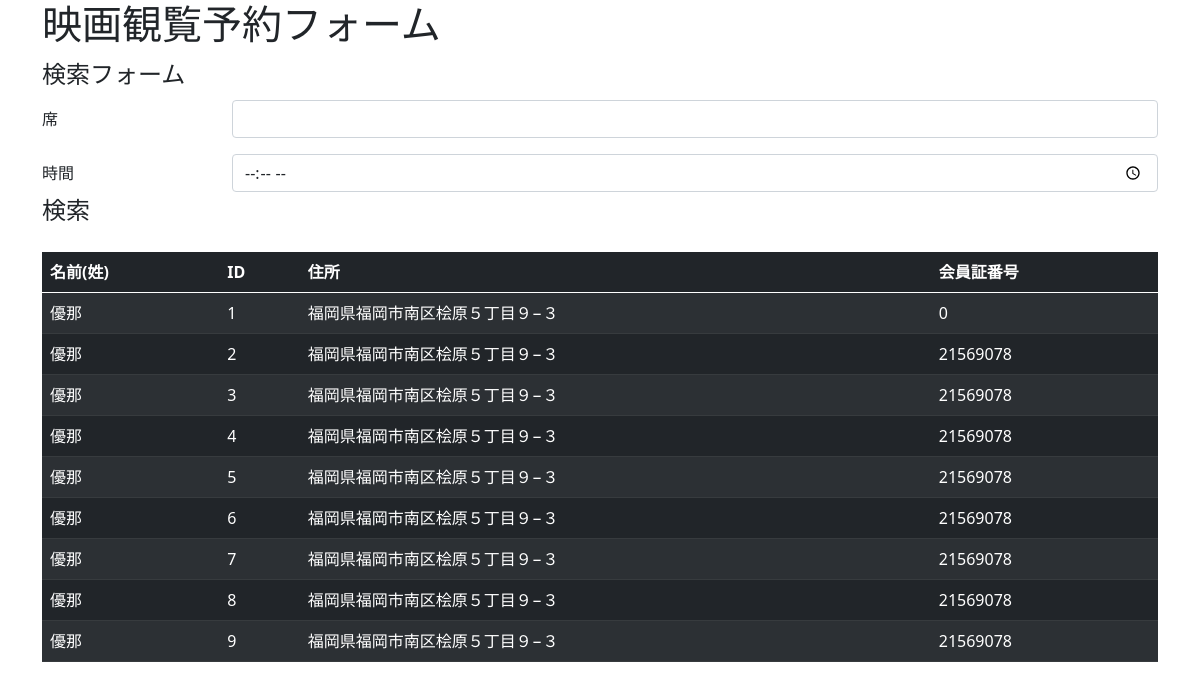
Page /list.php on the committed database.
### tables this page shows
CREATE TABLE `form` (
  `id` int(11) NOT NULL,
  `created_at` datetime NOT NULL DEFAULT CURRENT_TIMESTAMP,
  `last_name` varchar(128) NOT NULL,
  `first_name` varchar(128) NOT NULL,
  `last_name_kana` varchar(128) NOT NULL,
  `first_name_kana` varchar(128) NOT NULL,
  `address` varchar(128) NOT NULL,
  `tel` int(128) NOT NULL,
  `number_1` int(128) NOT NULL,
  `number_2` int(128) NOT NULL,
  `time` time NOT NULL,
  `text1` int(128) NOT NULL
);

### src/list.php (the view, shortened to what this page needs)
<?php
extract($_POST);
$errors = [];
$db_host = 'localhost';
$db_user = 'root';
$db_password = 'root';
$db_db = 'test';
$mysqli = @new mysqli(
    $db_host,
    $db_user,
    $db_password,
    $db_db
);
if ($mysqli->connect_error) {
    $errors[] = "[{$mysqli->connect_errno}]::MySQLのエラーです";
} else {
    $query  = "SELECT * FROM form";
    $stmt   = $mysqli->prepare($query);
    try {
        $stmt->execute();
        $rows = [];
        $result = $stmt->get_result();
        while ($row = $result->fetch_array(MYSQLI_ASSOC)) {
            $rows[] = $row;
        }
    } catch (Exception $e) {
        $errors[] = "[99999]::{$e->getMessage()}";
    }
}
?>
<!doctype html>
<html lang="en">
<head>
    <link href="https://cdn.jsdelivr.net/npm/bootstrap@5.0.2/dist/css/bootstrap.min.css" rel="stylesheet">
</head>
<body>
    <div class="container">
        <h1>映画観覧予約フォーム</h1>
        <form method="post" action="list.php">
            <legend>検索フォーム</legend>
            <div class="mb-3 row">
                <label for="number_2" class="col-sm-2 col-form-label">席</label>
                <div class="col-sm-10">
                <input type="number" name="number_2" class="form-control" id="number_2">
                </div>
            </div>
            <div class="mb-3 row">
                <label for="time" class="col-sm-2 col-form-label">時間</label>
                <div class="col-sm-10">
                <input type="time" name="time" class="form-control" id="time">
            </div>
            <legend>検索</legend>
      </div>
        </form>
        <?php if (empty($errors)) { ?>
            <table class="table table-dark table-striped">
                <thead>
                    <tr>
                        <th>名前(姓)</th>
                        <th>ID</th>
                        <th>住所</th>
                        <th>会員証番号</th>
                    </tr>
                </thead>
                <tbody>
                    <?php foreach ($rows as $row) { ?>
                        <tr>
                            <td><?php echo "{$row['first_name']}"; ?></td>
                            <td><?php echo ( $row['id'] ); ?></td>
                            <td><?php echo ( $row['address'] ); ?></td>
                            <td><?php echo ( $row['text1'] );  ?></td>
                        </tr>
                    <?php } ?>
                </tbody>
            </table>
        <?php } else { ?>
            <div class="alert alert-danger" role="alert">
                <?php echo implode("<br>", $errors); ?>
            </div>
        <?php } ?>
    </div>
</body>
</html>

### rows in the picture
form: first_name "優那", id "1", address "福岡県福岡市南区桧原５丁目９−３", text1 "0"
form: first_name "優那", id "2", address "福岡県福岡市南区桧原５丁目９−３", text1 "21569078"
form: first_name "優那", id "3", address "福岡県福岡市南区桧原５丁目９−３", text1 "21569078"
form: first_name "優那", id "4", address "福岡県福岡市南区桧原５丁目９−３", text1 "21569078"
form: first_name "優那", id "5", address "福岡県福岡市南区桧原５丁目９−３", text1 "21569078"
form: first_name "優那", id "6", address "福岡県福岡市南区桧原５丁目９−３", text1 "21569078"
form: first_name "優那", id "7", address "福岡県福岡市南区桧原５丁目９−３", text1 "21569078"
form: first_name "優那", id "8", address "福岡県福岡市南区桧原５丁目９−３", text1 "21569078"
form: first_name "優那", id "9", address "福岡県福岡市南区桧原５丁目９−３", text1 "21569078"
